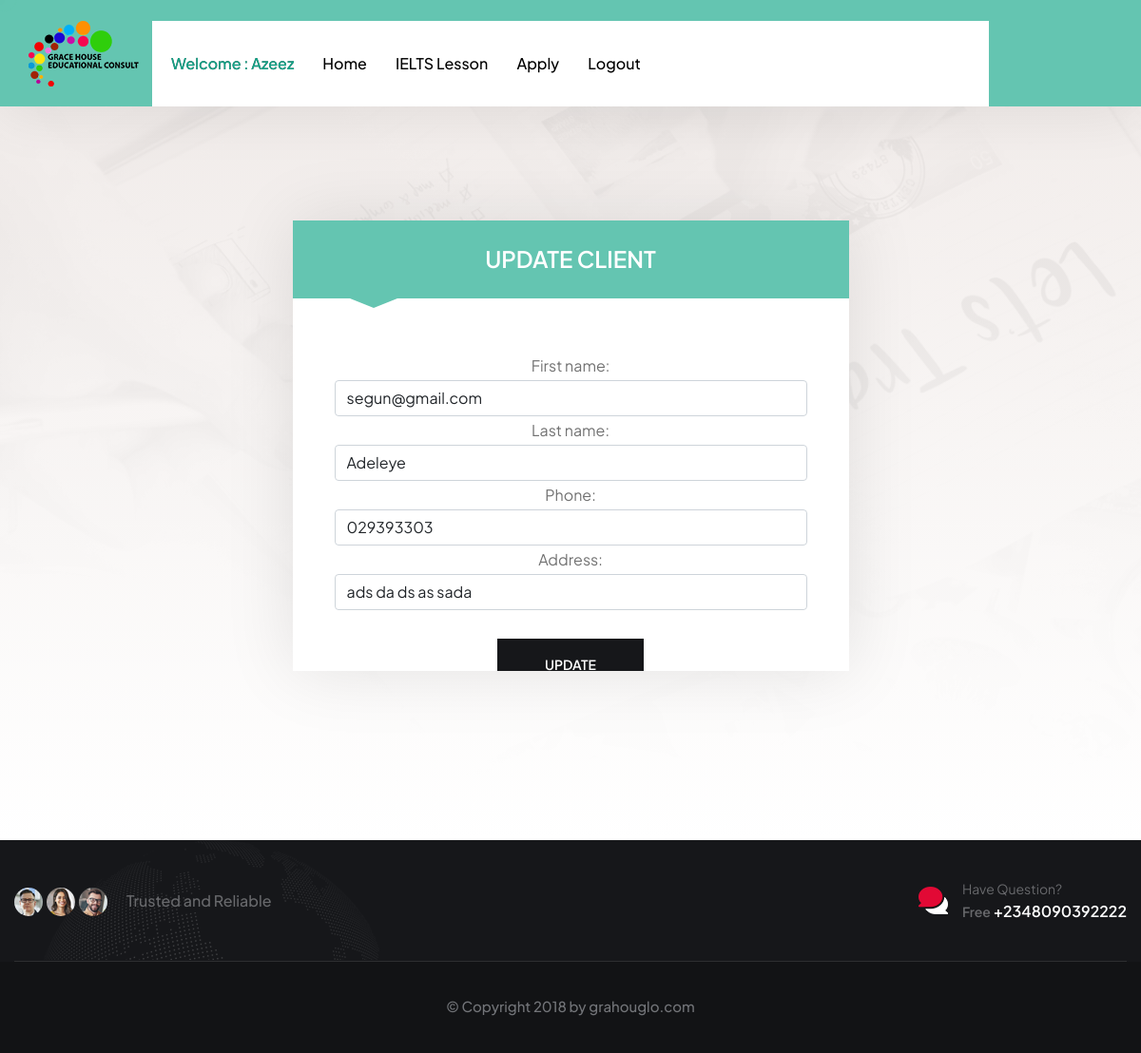
The app's page /updateclient/2 (signed in) with its own data.
### ghec_app/models.py (models this page shows, shortened)
class User(AbstractUser):
    is_client = models.BooleanField(default=False)
    is_admin = models.BooleanField(default=False)
    email = models.EmailField(unique=True, null=False)
    username= models.CharField(max_length=100)
    USERNAME_FIELD = "email"
    REQUIRED_FIELDS= ['username']

class Client (models.Model):
    user = models.OneToOneField(User,on_delete=models.CASCADE,primary_key=True)
    first_name = models.CharField(max_length=100)
    last_name = models.CharField(max_length=100)
    phone = models.CharField(max_length=100)
    address = models.CharField(max_length=200)

### ghec_app/views.py (the view)
# urls.py: path('updateclient/<int:pk>', views.update_client, name="updateclient"),
def update_client(request, pk):
    client = Client.objects.get(user_id=pk)
    form= ClientForm(request.POST or None, instance=client)
    if form.is_valid():
        form.save()
        return redirect('clientlist')
    context= {'client':client,'form':form}
    return render(request, 'ghec/updateClient.html', context)

### ghec_app/forms.py
class ClientForm(ModelForm):
    class Meta:
        model = Client
        fields= ('first_name','last_name', 'phone', 'address')
        widgets= {
            'first_name': forms.TextInput(attrs={'class':'form-control'}),
            'last_name': forms.TextInput(attrs={'class':'form-control'}),
            'phone': forms.TextInput(attrs={'class':'form-control'}),
            'address': forms.TextInput(attrs={'class':'form-control'}),
        }

### ghec_app/templates/ghec/updateClient.html (shortened to what this page needs)
{% extends 'ghec/base.html' %}
{% load static %}
{%block content%}
{% if user.is_authenticated %}
<section class="contact-three">
  <div class="container">
      <center>
          <div class="col-xl-6 col-lg-5">
              <div class="contact-three__right">
                  <div class="contact-three__form-box">
                      <div class="contact-three__form-top">
                          <p>UPDATE CLIENT</p>
                      </div>
                      <div class="anime-box4">
                      <form method="POST">
                        <br>
                        <div class="contact-three__form-input-box-anime">
                        {{ form.as_p}}
                        </div>
                        <br>
                        <div class="row">
                            <div class="col-xl-12">
                                <div class="contact-three__form-btn-box">
                                    <button type="submit" class="thm-btn contact-three__form-btn">UPDATE</button>  <br>
                                </div>
                            </div>
                        </div>
                        <br>
                      </form>
                    </div>
                  </div>
              </div>
          </div>
        </center>
  </div>
</section>
{% endif %}
{%endblock%}

### ghec_app/templates/ghec/navbar.html (shortened to what this page needs)
{% load static %}
    <div class="page-wrapper">
        <header class="main-header">
            <nav class="main-menu">
                <div class="main-menu__wrapper">
                    <div class="main-menu__wrapper-inner">
                        <div class="main-menu__logo">
                            <a href="index.html"><img src="{% static 'ghec/images/resources/logo-1.png' %}" alt=""></a>
                        </div>
                        <div class="main-menu__wrapper-inner-content">
                            <div class="main-menu__top">
                                <div class="main-menu__top-inner">
                                </div>
                            </div>
                            <div class="main-menu__bottom">
                                <div class="main-menu__bottom-inner">
                                    <div class="main-menu__main-menu-box">
                                        <ul class="main-menu__list one-page-scroll-menu">
                                            {% if user.is_authenticated %}
                                            <li class="dropdown current megamenu scrollToLink">
                                                <a href="#">  Welcome : {{ user.first_name }}</a>
                                            </li>
                                            {% endif %}
                                            {% if user.is_client %}
                                            <li class="scrollToLink">
                                                <a href="{% url 'clienthome' %}">Home </a>
                                            </li>
                                            <li class="scrollToLink">
                                                <a href="{% url 'ielts' %}">IELTS Lesson</a>
                                            </li>
                                            <li class="scrollToLink">
                                                <a href="{% url 'application' %}">Apply</a>
                                            </li>
                                            {% endif %}
                                            {% if user.is_authenticated %}
                                            <li class="scrollToLink"><a href="{% url 'logout' %}">Logout</a></li>
                                            {% else %}
                                            <li class="scrollToLink"><a href="{% url 'login' %}">Login</a></li>
                                            {% endif %}
                                        </ul>
                                    </div>
                                </div>
                            </div>
                        </div>
                    </div>
                </div>
            </nav>
        </header>

### static/ghec/css/treck-responsive.css (style rules this page uses)
@media only screen and (min-width: 1200px) and (max-width: 1499px) { .main-menu__bottom-inner { padding: 0 20px; } }
@media only screen and (min-width: 1200px) and (max-width: 1499px) { .main-menu__wrapper-inner-content { padding-left: 160px; padding-right: 160px; } }
@media only screen and (min-width: 1200px) and (max-width: 1499px) { .main-menu .main-menu__list>li+li, .stricky-header .main-menu__list>li+li { margin-left: 30px; } }
@media only screen and (min-width: 1200px) and (max-width: 1499px) { .main-menu__logo { left: 10px; } }

### records on screen
User: first_name "Azeez"
Client: first_name "segun@gmail.com", last_name "Adeleye", phone "029393303", address "ads da ds as sada"
